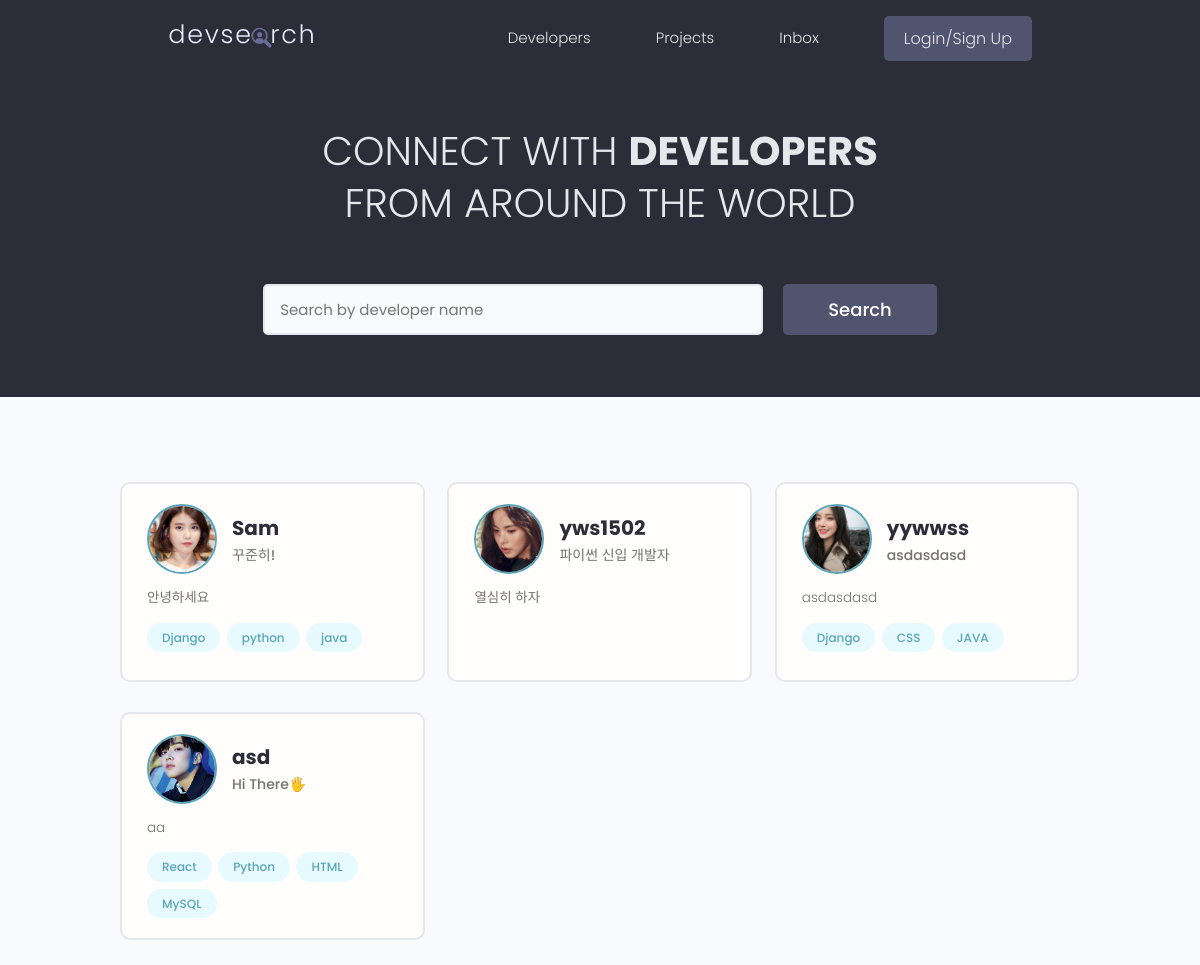
The page / on the database its author committed.
### users/models.py (models this page shows, shortened)
class Profile(models.Model):
    user = models.OneToOneField(User, on_delete=models.CASCADE, null=True, blank=True)
    name = models.CharField(max_length=200, null=True, blank=True)
    email = models.EmailField(max_length=500, null=True, blank=True)
    username = models.CharField(max_length=200, null=True, blank=True)
    location = models.CharField(max_length=200, null=True, blank=True)
    short_intro = models.CharField(max_length=200, null=True, blank=True)
    bio = models.TextField(null=True, blank=True)
    profile_image = models.ImageField(
        null=True, blank=True, upload_to='profiles/', default='profiles/user-default.png')
    social_github = models.CharField(max_length=200, null=True, blank=True)
    social_twitter = models.CharField(max_length=200, null=True, blank=True)
    social_linkein = models.CharField(max_length=200, null=True, blank=True)
    social_youtube = models.CharField(max_length=200, null=True, blank=True)
    social_website = models.CharField(max_length=200, null=True, blank=True)
    created = models.DateTimeField(auto_now_add=True)
    id = models.UUIDField(default=uuid4, unique=True, primary_key=True, editable=False)

class Skill(models.Model):
    owner = models.ForeignKey(Profile, on_delete=models.CASCADE, null=True, blank=True)
    name = models.CharField(max_length=200, null=True, blank=True)
    description = models.TextField(null=True, blank=True)
    created = models.DateTimeField(auto_now_add=True)
    id = models.UUIDField(default=uuid4, unique=True, primary_key=True, editable=False)
    def __str__(self):
        return str(self.name)

### users/views.py (the view)
# urls.py: path('', profiles, name='profiles'),
def profiles(request):
    profiles, search_query = search_profile(request)
    custom_range, profiles = paginator_profile(request, profiles, 4)
    context = {
        'profiles':profiles,
        'search_query':search_query,
        'custom_range':custom_range,
    }
    return render(request, 'users/profiles.html', context)

### users/utils.py (called while the page is built)
def paginator_profile(request, profiles, results):
    page = request.GET.get('page')
    paginator = Paginator(profiles, results)
    try:
        profiles = paginator.page(page)
    except PageNotAnInteger:
        page = 1
        profiles = paginator.page(page)
    except EmptyPage:
        page = paginator.num_pages
        profiles = paginator.page(page)
    left_idx = (int(page) - 4)
    if left_idx < 1:
        left_idx = 1
    right_idx = (int(page) + 5)
    if right_idx > paginator.num_pages + 1:
        right_idx = paginator.num_pages + 1
    custom_range = range(left_idx, right_idx)
    return custom_range, profiles

def search_profile(request):
    search_query = ''
    if request.GET.get('search_query'):
        search_query = request.GET.get('search_query')
    skills = Skill.objects.filter(name__icontains=search_query)
    profiles = Profile.objects.distinct().filter(
        Q(name__icontains=search_query) |
        Q(short_intro__icontains=search_query) |
        Q(skill__in=skills)
    )
    return profiles, search_query

### users/templates/users/profiles.html (shortened to what this page needs)
{% extends 'main.html' %}
{% block content %}
<main class="home">
    <section class="hero-section text-center">
        <div class="container container--narrow">
            <div class="hero-section__box">
                <h2>CONNECT WITH <span>DEVELOPERS</span></h2>
                <h2>FROM AROUND THE WORLD</h2>
            </div>
            <div class="hero-section__search">
                <form id="searchForm" class="form" action="{% url 'profiles' %}" method="get">
                    <div class="form__field">
                        <input class="input input--text" id="formInput#search" type="text" name="search_query"
                            value='{{search_query}}'  placeholder="Search by developer name" />
                    </div>
                    <input class="btn btn--sub btn--lg" type="submit" value="Search" />
                </form>
            </div>
        </div>
    </section>
    <section class="devlist">
        <div class="container">
            <div class="grid grid--three">
                {% for profile in profiles %}
                <div class="column card">
                    <div class="dev">
                        <a href="{% url 'user-profile' pk=profile.id %}" class="card__body">
                            <div class="dev__profile">
                                <img class="avatar avatar--md" src="{{profile.profile_image.url}}" alt="image" />
                                <div class="dev__meta">
                                    <h3>{{profile.name}}</h3>
                                    <h5>{{profile.short_intro|slice:"60"}}</h5>
                                </div>
                            </div>
                            <p class="dev__info">{{profile.bio|slice:"150"}}</p>
                            <div class="dev__skills">
                                {% for skill in profile.skill_set.all|slice:"5" %}
                                <span class="tag tag--pill tag--main">
                                    <small>{{skill}}</small>
                                </span>
                                {% endfor %}
                            </div>
                        </a>
                    </div>
                </div>
                {% endfor %}
            </div>
        </div>
    </section>
</main>
{% endblock %}

### static/styles/app.css (style rules this page uses)
:root { --color-sub: #2d2d39; }
.btn--sub { background-color: var(--color-sub-light); }
.card { border: 2px solid var(--color-light); }
img { width: 100%; }
.hero-section { height: 40vh; display: flex; align-items: center; background-color: var(--color-sub); }
.hero-section__box { margin-bottom: 4rem; }
.hero-section__box > h2, .hero-section__box > h2 > span { font-size: 4rem; color: var(--color-light); line-height: 1.3; text-transform: uppercase; }
.hero-section__box > h2 { font-weight: 300; }
.hero-section__box > h2 > span { font-weight: 700; }
.hero-section__search > .form { display: flex; align-items: center; justify-content: center; gap: 2rem; }
.hero-section__search > .form input.input--text { width: 50rem; }
.devlist { margin-top: 8rem; }
.devlist .grid { align-items: stretch; }
.devlist .dev .dev__profile { display: flex; align-items: center; gap: 1.5rem; }
.devlist .dev .dev__meta h3 { color: var(--color-sub); font-size: 2rem; font-weight: 700; }
.devlist .dev .dev__meta h5 { color: var(--color-text); font-size: 1.4rem; font-weight: 500; }
.devlist .dev .dev__info { margin: 1.5rem 0; font-size: 1.35rem; line-height: 1.4; text-align: justify; }

### static/uikit/styles/modules/_variables.css (style rules this page uses)
:root { --color-main: #5aa5b9; --color-main-light: #e6faff; --color-sub: #3f4156; --color-sub-light: #51546e; --color-sub-lighter: #ededfd; --color-text: #737373; --color-gray: #8b8b8b; --color-light: #e5e7eb; --color-light-gray: #767676; --color-bg: #f8fafd; --color-white: #fffefd; --color-white-light: #f3f3f3; --color-success: #359e64; --color-success-bg: #def8e8; --color-error: #fc4b0b; --color-error-bg: #fff2ee; --font-base: 'Poppins', arial, helvetica, 'Segoe UI', roboto, ubuntu, sans-serif; --font-monospace: 'Fira Code', 'Courier New', courier, monospace; --font-regular: 300; --font-medium: 500; --font-bold: 700; --generic-shadow: 1px 1px 5px #00000010; --generic-transition: all 0.3s ease-in-out; }

### static/uikit/styles/modules/_base.css (style rules this page uses)
* { margin: 0; padding: 0; box-sizing: border-box; text-rendering: optimizeLegibility; color: inherit; font-size: inherit; }
html { font-size: 50%; }
@media only screen and (min-width: 480px) { html { font-size: 56.25%; } }
@media only screen and (min-width: 1200px) { html { font-size: 62.5%; } }
body { line-height: 1.6; font-weight: 400; font-size: 1.5rem; color: var(--color-text); background-color: var(--color-bg); min-height: 100vh; }

### static/uikit/styles/modules/_typography.css (style rules this page uses)
* { font-family: var(--font-base); }
h2 { font-size: 3.6rem; font-weight: var(--font-bold); }
h3 { font-size: 3.2rem; font-weight: var(--font-medium); }
h5 { font-size: 2.4rem; font-weight: var(--font-medium); }
h5, h6 { font-weight: var(--font-regular); }
p, span, strong { font-size: 1.6rem; color: var(--color-text); font-weight: var(--font-regular); }
a { padding-bottom: 2px; text-decoration: none; display: inline-block; color: var(--color-main); font-weight: var(--font-medium); }

### static/uikit/styles/modules/_utilities.css (style rules this page uses)
.container { width: 92%; max-width: 165rem; margin: 0 auto; box-sizing: border-box; }
.container--narrow { width: 92%; max-width: 120rem; }
@media screen and (min-width: 1000px) { .container { width: 90%; } }
@media screen and (min-width: 1000px) { .container--narrow { width: 85%; } }
@media screen and (min-width: 1200px) { .container { width: 80%; } }
@media screen and (min-width: 1200px) { .container--narrow { width: 72%; } }
.text-center { text-align: center; }

### static/uikit/styles/modules/_avatar.css (style rules this page uses)
.avatar { border-radius: 50%; border: 2px solid var(--color-main); object-fit: cover; }
.avatar--md { height: 7rem; width: 7rem; }

### static/uikit/styles/modules/_button.css (style rules this page uses)
.btn { display: inline-block; position: relative; cursor: pointer; background-color: var(--color-light); font-weight: var(--font-medium); color: var(--color-sub); text-decoration: none; padding: 1rem 2rem; border-radius: 0.5rem; border: none; width: -webkit-fit-content; width: -moz-fit-content; width: fit-content; height: -webkit-fit-content; height: -moz-fit-content; height: fit-content; font-size: 1.6rem; outline-width: 0; outline-color: transparent; -webkit-backface-visibility: hidden; backface-visibility: hidden; transition: all 0.3s ease-in-out; }
.btn--sub { background-color: var(--color-sub); color: var(--color-white); }
.btn--lg { font-size: 1.8rem; padding: 1.2rem 4.5rem; }

### static/uikit/styles/modules/_card.css (style rules this page uses)
.card { border-radius: 1rem; background-color: var(--color-white); border: 1.5px solid var(--color-light); width: auto; height: auto; margin-top: 0.5rem; margin-bottom: 0.5rem; overflow: hidden; }
.card__body, .card__header { padding: 2rem 2.5rem; }

### rows shown on the page
Profile: profile_image (picture), name "Sam", short_intro "꾸준히!", bio "안녕하세요"
Skill: name "Django"
Skill: name "python"
Skill: name "java"
Profile: profile_image (picture), name "yws1502", short_intro "파이썬 신입 개발자", bio "열심히 하자"
Profile: profile_image (picture), name "yywwss", short_intro "asdasdasd", bio "asdasdasd"
Skill: name "Django"
Skill: name "CSS"
Skill: name "JAVA"
Profile: profile_image (picture), name "asd", short_intro "Hi There🖐", bio "aa"
Skill: name "React"
Skill: name "Python"
Skill: name "HTML"
Skill: name "MySQL"
